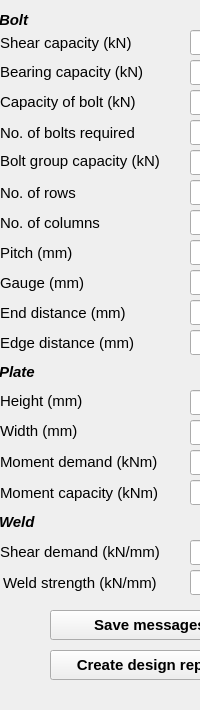
  <widget class="QDockWidget" name="outputDock">
   <property name="sizePolicy">
    <sizepolicy hsizetype="Preferred" vsizetype="Preferred">
     <horstretch>0</horstretch>
     <verstretch>0</verstretch>
    </sizepolicy>
   </property>
   <property name="minimumSize">
    <size>
     <width>125</width>
     <height>710</height>
    </size>
   </property>
   <property name="maximumSize">
    <size>
     <width>310</width>
     <height>710</height>
    </size>
   </property>
   <property name="font">
    <font>
     <family>Arial</family>
     <pointsize>11</pointsize>
     <weight>75</weight>
     <bold>true</bold>
    </font>
   </property>
   <property name="windowTitle">
    <string>Output dock</string>
   </property>
   <attribute name="dockWidgetArea">
    <number>2</number>
   </attribute>
   <widget class="QWidget" name="dockWidgetContents_2">
    <widget class="QLineEdit" name="txtNoBolts">
     <property name="geometry">
      <rect>
       <x>190</x>
       <y>120</y>
       <width>100</width>
       <height>25</height>
      </rect>
     </property>
     <property name="font">
      <font>
       <weight>50</weight>
       <bold>false</bold>
      </font>
     </property>
     <property name="readOnly">
      <bool>true</bool>
     </property>
    </widget>
    <widget class="QLabel" name="t_7">
     <property name="geometry">
      <rect>
       <x>0</x>
       <y>120</y>
       <width>191</width>
       <height>25</height>
      </rect>
     </property>
     <property name="font">
      <font>
       <pointsize>11</pointsize>
       <weight>50</weight>
       <bold>false</bold>
      </font>
     </property>
     <property name="text">
      <string>No. of bolts required</string>
     </property>
    </widget>
    <widget class="QLineEdit" name="txtShrCapacity">
     <property name="geometry">
      <rect>
       <x>190</x>
       <y>30</y>
       <width>100</width>
       <height>25</height>
      </rect>
     </property>
     <property name="font">
      <font>
       <weight>50</weight>
       <bold>false</bold>
      </font>
     </property>
     <property name="focusPolicy">
      <enum>Qt::StrongFocus</enum>
     </property>
     <property name="text">
      <string/>
     </property>
     <property name="readOnly">
      <bool>true</bool>
     </property>
    </widget>
    <widget class="QLineEdit" name="txtPitch">
     <property name="geometry">
      <rect>
       <x>190</x>
       <y>240</y>
       <width>100</width>
       <height>25</height>
      </rect>
     </property>
     <property name="font">
      <font>
       <weight>50</weight>
       <bold>false</bold>
      </font>
     </property>
     <property name="readOnly">
      <bool>true</bool>
     </property>
    </widget>
    <widget class="QLineEdit" name="txtGuage">
     <property name="geometry">
      <rect>
       <x>190</x>
       <y>270</y>
       <width>100</width>
       <height>25</height>
      </rect>
     </property>
     <property name="font">
      <font>
       <weight>50</weight>
       <bold>false</bold>
      </font>
     </property>
     <property name="readOnly">
      <bool>true</bool>
     </property>
    </widget>
    <widget class="QLineEdit" name="txtBoltCapacity">
     <property name="geometry">
      <rect>
       <x>190</x>
       <y>90</y>
       <width>100</width>
       <height>25</height>
      </rect>
     </property>
     <property name="font">
      <font>
       <weight>50</weight>
       <bold>false</bold>
      </font>
     </property>
     <property name="focusPolicy">
      <enum>Qt::StrongFocus</enum>
     </property>
     <property name="readOnly">
      <bool>true</bool>
     </property>
    </widget>
    <widget class="QLineEdit" name="txt_col">
     <property name="geometry">
      <rect>
       <x>190</x>
       <y>210</y>
       <width>100</width>
       <height>25</height>
      </rect>
     </property>
     <property name="font">
      <font>
       <weight>50</weight>
       <bold>false</bold>
      </font>
     </property>
     <property name="readOnly">
      <bool>true</bool>
     </property>
    </widget>
    <widget class="QLineEdit" name="txt_row">
     <property name="geometry">
      <rect>
       <x>190</x>
       <y>180</y>
       <width>100</width>
       <height>25</height>
      </rect>
     </property>
     <property name="font">
      <font>
       <weight>50</weight>
       <bold>false</bold>
      </font>
     </property>
     <property name="readOnly">
      <bool>true</bool>
     </property>
    </widget>
    <widget class="QLabel" name="label_152">
     <property name="geometry">
      <rect>
       <x>0</x>
       <y>270</y>
       <width>130</width>
       <height>25</height>
      </rect>
     </property>
     <property name="font">
      <font>
       <pointsize>11</pointsize>
       <weight>50</weight>
       <bold>false</bold>
      </font>
     </property>
     <property name="text">
      <string>Gauge (mm)</string>
     </property>
    </widget>
    <widget class="QLabel" name="labl123_7">
     <property name="geometry">
      <rect>
       <x>0</x>
       <y>90</y>
       <width>179</width>
       <height>25</height>
      </rect>
     </property>
     <property name="font">
      <font>
       <pointsize>11</pointsize>
       <weight>50</weight>
       <bold>false</bold>
      </font>
     </property>
     <property name="text">
      <string>&lt;html&gt;&lt;head/&gt;&lt;body&gt;&lt;p&gt;Capacity of bolt (kN)&lt;/p&gt;&lt;/body&gt;&lt;/html&gt;</string>
     </property>
    </widget>
    <widget class="QLineEdit" name="txtbearCapacity">
     <property name="geometry">
      <rect>
       <x>190</x>
       <y>60</y>
       <width>100</width>
       <height>25</height>
      </rect>
     </property>
     <property name="font">
      <font>
       <weight>50</weight>
       <bold>false</bold>
      </font>
     </property>
     <property name="focusPolicy">
      <enum>Qt::StrongFocus</enum>
     </property>
     <property name="readOnly">
      <bool>true</bool>
     </property>
    </widget>
    <widget class="QLabel" name="label_153">
     <property name="geometry">
      <rect>
       <x>0</x>
       <y>300</y>
       <width>179</width>
       <height>25</height>
      </rect>
     </property>
     <property name="font">
      <font>
       <pointsize>11</pointsize>
       <weight>50</weight>
       <bold>false</bold>
      </font>
     </property>
     <property name="text">
      <string>End distance (mm)</string>
     </property>
    </widget>
    <widget class="QLabel" name="lbl_col_7">
     <property name="geometry">
      <rect>
       <x>0</x>
       <y>210</y>
       <width>130</width>
       <height>25</height>
      </rect>
     </property>
     <property name="font">
      <font>
       <pointsize>11</pointsize>
       <weight>50</weight>
       <bold>false</bold>
      </font>
     </property>
     <property name="text">
      <string>No. of columns</string>
     </property>
    </widget>
    <widget class="QLabel" name="label_154">
     <property name="geometry">
      <rect>
       <x>0</x>
       <y>240</y>
       <width>130</width>
       <height>25</height>
      </rect>
     </property>
     <property name="font">
      <font>
       <pointsize>11</pointsize>
       <weight>50</weight>
       <bold>false</bold>
      </font>
     </property>
     <property name="text">
      <string>Pitch (mm)</string>
     </property>
    </widget>
    <widget class="QLineEdit" name="txtEdgeDist">
     <property name="geometry">
      <rect>
       <x>190</x>
       <y>330</y>
       <width>100</width>
       <height>25</height>
      </rect>
     </property>
     <property name="font">
      <font>
       <weight>50</weight>
       <bold>false</bold>
      </font>
     </property>
     <property name="readOnly">
      <bool>true</bool>
     </property>
    </widget>
    <widget class="QLabel" name="lbl_row_7">
     <property name="geometry">
      <rect>
       <x>0</x>
       <y>180</y>
       <width>130</width>
       <height>25</height>
      </rect>
     </property>
     <property name="font">
      <font>
       <pointsize>11</pointsize>
       <weight>50</weight>
       <bold>false</bold>
      </font>
     </property>
     <property name="text">
      <string>No. of rows</string>
     </property>
    </widget>
    <widget class="QLabel" name="label_155">
     <property name="geometry">
      <rect>
       <x>0</x>
       <y>330</y>
       <width>179</width>
       <height>25</height>
      </rect>
     </property>
     <property name="font">
      <font>
       <pointsize>11</pointsize>
       <weight>50</weight>
       <bold>false</bold>
      </font>
     </property>
     <property name="text">
      <string>Edge distance (mm)</string>
     </property>
    </widget>
    <widget class="QLabel" name="label_156">
     <property name="geometry">
      <rect>
       <x>0</x>
       <y>30</y>
       <width>161</width>
       <height>25</height>
      </rect>
     </property>
     <property name="font">
      <font>
       <pointsize>11</pointsize>
       <weight>50</weight>
       <bold>false</bold>
      </font>
     </property>
     <property name="text">
      <string>Shear capacity (kN)</string>
     </property>
    </widget>
    <widget class="QLineEdit" name="txtEndDist">
     <property name="geometry">
      <rect>
       <x>190</x>
       <y>300</y>
       <width>100</width>
       <height>25</height>
      </rect>
     </property>
     <property name="font">
      <font>
       <weight>50</weight>
       <bold>false</bold>
      </font>
     </property>
     <property name="readOnly">
      <bool>true</bool>
     </property>
    </widget>
    <widget class="QLabel" name="label_157">
     <property name="geometry">
      <rect>
       <x>-1</x>
       <y>10</y>
       <width>66</width>
       <height>20</height>
      </rect>
     </property>
     <property name="font">
      <font>
       <pointsize>11</pointsize>
       <weight>50</weight>
       <italic>true</italic>
       <bold>false</bold>
       <underline>false</underline>
       <kerning>false</kerning>
      </font>
     </property>
     <property name="text">
      <string>&lt;html&gt;&lt;head/&gt;&lt;body&gt;&lt;p&gt;&lt;span style=&quot; font-weight:600;&quot;&gt;Bolt&lt;/span&gt;&lt;/p&gt;&lt;/body&gt;&lt;/html&gt;</string>
     </property>
    </widget>
    <widget class="QLabel" name="label_158">
     <property name="geometry">
      <rect>
       <x>0</x>
       <y>60</y>
       <width>179</width>
       <height>25</height>
      </rect>
     </property>
     <property name="font">
      <font>
       <pointsize>11</pointsize>
       <weight>50</weight>
       <bold>false</bold>
      </font>
     </property>
     <property name="text">
      <string>&lt;html&gt;&lt;head/&gt;&lt;body&gt;&lt;p&gt;Bearing capacity (kN)&lt;/p&gt;&lt;/body&gt;&lt;/html&gt;</string>
     </property>
    </widget>
    <widget class="QLabel" name="label_160">
     <property name="geometry">
      <rect>
       <x>0</x>
       <y>480</y>
       <width>191</width>
       <height>25</height>
      </rect>
     </property>
     <property name="font">
      <font>
       <pointsize>11</pointsize>
       <weight>50</weight>
       <bold>false</bold>
      </font>
     </property>
     <property name="text">
      <string>Moment capacity (kNm)</string>
     </property>
    </widget>
    <widget class="QLineEdit" name="txtMomntCapacity">
     <property name="geometry">
      <rect>
       <x>190</x>
       <y>480</y>
       <width>100</width>
       <height>25</height>
      </rect>
     </property>
     <property name="font">
      <font>
       <weight>50</weight>
       <bold>false</bold>
      </font>
     </property>
     <property name="readOnly">
      <bool>true</bool>
     </property>
    </widget>
    <widget class="QLabel" name="label_161">
     <property name="geometry">
      <rect>
       <x>-1</x>
       <y>360</y>
       <width>130</width>
       <height>25</height>
      </rect>
     </property>
     <property name="font">
      <font>
       <pointsize>11</pointsize>
      </font>
     </property>
     <property name="text">
      <string>&lt;html&gt;&lt;head/&gt;&lt;body&gt;&lt;p&gt;&lt;span style=&quot; font-weight:600; font-style:italic;&quot;&gt;Plate&lt;/span&gt;&lt;/p&gt;&lt;/body&gt;&lt;/html&gt;</string>
     </property>
    </widget>
    <widget class="QLineEdit" name="txtExtMomnt">
     <property name="geometry">
      <rect>
       <x>190</x>
       <y>450</y>
       <width>100</width>
       <height>25</height>
      </rect>
     </property>
     <property name="font">
      <font>
       <weight>50</weight>
       <bold>false</bold>
      </font>
     </property>
     <property name="readOnly">
      <bool>true</bool>
     </property>
    </widget>
    <widget class="QLabel" name="label_162">
     <property name="geometry">
      <rect>
       <x>0</x>
       <y>450</y>
       <width>191</width>
       <height>25</height>
      </rect>
     </property>
     <property name="font">
      <font>
       <pointsize>11</pointsize>
       <weight>50</weight>
       <bold>false</bold>
      </font>
     </property>
     <property name="focusPolicy">
      <enum>Qt::NoFocus</enum>
     </property>
     <property name="text">
      <string>&lt;html&gt;&lt;head/&gt;&lt;body&gt;&lt;p&gt;Moment demand (kNm)&lt;/p&gt;&lt;/body&gt;&lt;/html&gt;</string>
     </property>
    </widget>
    <widget class="QLineEdit" name="txtWeldStrng">
     <property name="geometry">
      <rect>
       <x>190</x>
       <y>570</y>
       <width>100</width>
       <height>25</height>
      </rect>
     </property>
     <property name="font">
      <font>
       <weight>50</weight>
       <bold>false</bold>
      </font>
     </property>
     <property name="readOnly">
      <bool>true</bool>
     </property>
    </widget>
    <widget class="QLabel" name="label_163">
     <property name="geometry">
      <rect>
       <x>0</x>
       <y>540</y>
       <width>191</width>
       <height>25</height>
      </rect>
     </property>
     <property name="font">
      <font>
       <pointsize>11</pointsize>
       <weight>50</weight>
       <bold>false</bold>
      </font>
     </property>
     <property name="text">
      <string>&lt;html&gt;&lt;head/&gt;&lt;body&gt;&lt;p&gt;Shear demand (kN/mm)&lt;/p&gt;&lt;/body&gt;&lt;/html&gt;</string>
     </property>
    </widget>
    <widget class="QLabel" name="label_164">
     <property name="geometry">
      <rect>
       <x>3</x>
       <y>570</y>
       <width>191</width>
       <height>25</height>
      </rect>
     </property>
     <property name="font">
      <font>
       <pointsize>11</pointsize>
       <weight>50</weight>
       <bold>false</bold>
      </font>
     </property>
     <property name="text">
      <string>Weld strength (kN/mm)</string>
     </property>
    </widget>
    <widget class="QLineEdit" name="txtResltShr">
     <property name="geometry">
      <rect>
       <x>190</x>
       <y>540</y>
       <width>100</width>
       <height>25</height>
      </rect>
     </property>
     <property name="font">
      <font>
       <weight>50</weight>
       <bold>false</bold>
      </font>
     </property>
     <property name="readOnly">
      <bool>true</bool>
     </property>
    </widget>
    <widget class="QLabel" name="label_166">
     <property name="geometry">
      <rect>
       <x>-1</x>
       <y>510</y>
       <width>130</width>
       <height>25</height>
      </rect>
     </property>
     <property name="font">
      <font>
       <pointsize>11</pointsize>
      </font>
     </property>
     <property name="text">
      <string>&lt;html&gt;&lt;head/&gt;&lt;body&gt;&lt;p&gt;&lt;span style=&quot; font-weight:600; font-style:italic;&quot;&gt;Weld&lt;/span&gt;&lt;/p&gt;&lt;/body&gt;&lt;/html&gt;</string>
     </property>
    </widget>
    <widget class="QPushButton" name="btn_SaveMessages">
     <property name="geometry">
      <rect>
       <x>50</x>
       <y>610</y>
       <width>200</width>
       <height>30</height>
      </rect>
     </property>
     <property name="toolTip">
      <string>Save log messages</string>
     </property>
     <property name="text">
      <string>Save messages</string>
     </property>
     <property name="autoDefault">
      <bool>true</bool>
     </property>
    </widget>
    <widget class="QPushButton" name="btn_CreateDesign">
     <property name="geometry">
      <rect>
       <x>50</x>
       <y>650</y>
       <width>200</width>
       <height>30</height>
      </rect>
     </property>
     <property name="toolTip">
      <string>Create design report</string>
     </property>
     <property name="text">
      <string>Create design report</string>
     </property>
     <property name="autoDefault">
      <bool>true</bool>
     </property>
    </widget>
    <widget class="QLabel" name="plateHeight">
     <property name="geometry">
      <rect>
       <x>0</x>
       <y>390</y>
       <width>100</width>
       <height>22</height>
      </rect>
     </property>
     <property name="font">
      <font>
       <pointsize>11</pointsize>
       <weight>50</weight>
       <bold>false</bold>
      </font>
     </property>
     <property name="text">
      <string>Height (mm)</string>
     </property>
    </widget>
    <widget class="QLineEdit" name="txtplate_ht">
     <property name="geometry">
      <rect>
       <x>190</x>
       <y>390</y>
       <width>100</width>
       <height>25</height>
      </rect>
     </property>
     <property name="font">
      <font>
       <weight>50</weight>
       <bold>false</bold>
      </font>
     </property>
     <property name="readOnly">
      <bool>true</bool>
     </property>
    </widget>
    <widget class="QLineEdit" name="txtplate_width">
     <property name="geometry">
      <rect>
       <x>190</x>
       <y>420</y>
       <width>100</width>
       <height>25</height>
      </rect>
     </property>
     <property name="font">
      <font>
       <weight>50</weight>
       <bold>false</bold>
      </font>
     </property>
     <property name="readOnly">
      <bool>true</bool>
     </property>
    </widget>
    <widget class="QLabel" name="label_2">
     <property name="geometry">
      <rect>
       <x>0</x>
       <y>420</y>
       <width>100</width>
       <height>22</height>
      </rect>
     </property>
     <property name="font">
      <font>
       <pointsize>11</pointsize>
       <weight>50</weight>
       <bold>false</bold>
      </font>
     </property>
     <property name="text">
      <string>Width (mm)</string>
     </property>
    </widget>
    <widget class="QLabel" name="label_10">
     <property name="geometry">
      <rect>
       <x>0</x>
       <y>150</y>
       <width>200</width>
       <height>22</height>
      </rect>
     </property>
     <property name="font">
      <font>
       <pointsize>11</pointsize>
       <weight>50</weight>
       <bold>false</bold>
      </font>
     </property>
     <property name="text">
      <string>Bolt group capacity (kN)</string>
     </property>
    </widget>
    <widget class="QLineEdit" name="txtboltgrpcapacity">
     <property name="geometry">
      <rect>
       <x>190</x>
       <y>150</y>
       <width>100</width>
       <height>25</height>
      </rect>
     </property>
     <property name="font">
      <font>
       <weight>50</weight>
       <bold>false</bold>
      </font>
     </property>
     <property name="readOnly">
      <bool>true</bool>
     </property>
    </widget>
   </widget>
  </widget>
